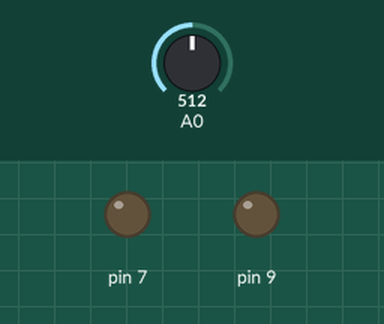
This sketch was run on a simulated Arduino Uno, built with avr-gcc and run on an emulated ATmega328P. Parts: output pins drawn as LEDs (lit = HIGH). The test bench sets the inputs (shaded band); at power-on: A0 = 512.

Above: at 1.8 s.
1.9 s: A0 set to 231
3.4 s: A0 set to 206
At 4.6 s:
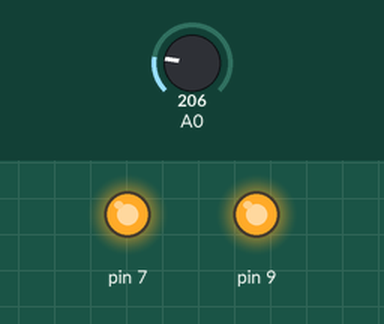
5.5 s: A0 set to 306
At 7.2 s:
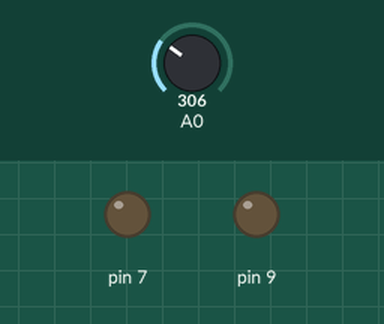
7.5 s: A0 set to 122
At 8.8 s:
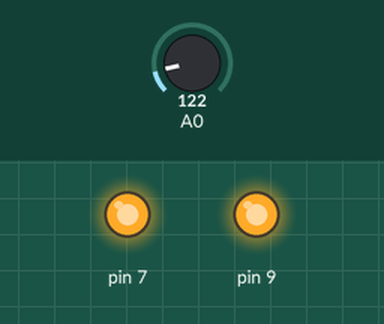
Timing chart, 0 to 10.5 s (numbered marks = the images above; inputs shaded):
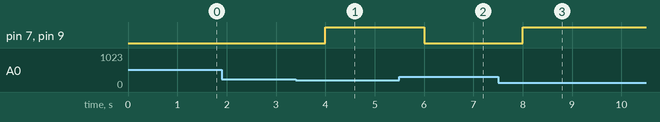

The sketch:

Atividade07BuzzerLDRcircuito.ino
```cpp
void setup()
{
  pinMode(A0, INPUT);
  pinMode(7, OUTPUT);
  pinMode(9, OUTPUT);
}
void loop()
{
  int valor = analogRead(A0);
  int luz = map(valor, 0, 1023, 100, 0);
  if (luz >= 80)
  {
    digitalWrite(7, HIGH);
    digitalWrite(9, HIGH);
  }
  else
  {
    digitalWrite(7, LOW);
    digitalWrite(9, LOW);
  }
  delay(1000);
}
```

Measured:
- the behaviour switches between 215 and 214 on A0 (found by bisection; images 0 and 1)
- after the input at 1.9 s, every drawn part: stays the same
- after the input at 3.4 s, pin 7, pin 9: LOW → HIGH after 0.60 s
- after the input at 5.5 s, pin 7, pin 9: HIGH → LOW after 0.50 s
- after the input at 7.5 s, pin 7, pin 9: LOW → HIGH after 0.50 s
